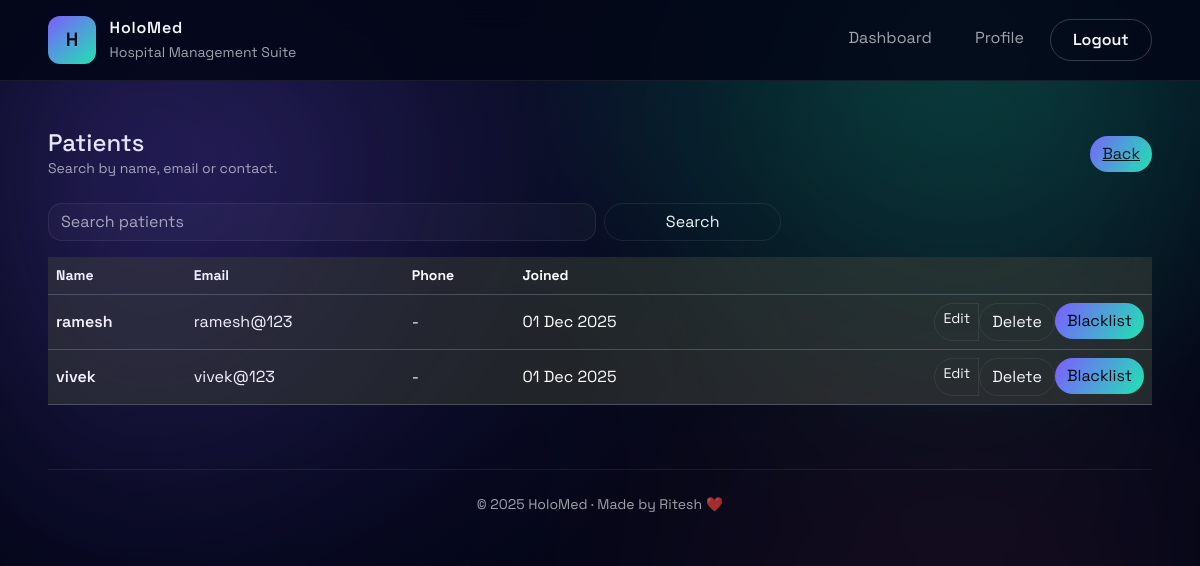
/admin/patients (signed in), run on the app's committed database.
### app.py (models this page shows, shortened)
class User(db.Model):
    id = db.Column(db.Integer, primary_key=True)
    role = db.Column(db.String(20), nullable=False)
    full_name = db.Column(db.String(120), nullable=False)
    email = db.Column(db.String(120), unique=True, nullable=False)
    phone = db.Column(db.String(50))
    password_hash = db.Column(db.String(255), nullable=False)
    specialization = db.Column(db.String(120))
    experience_years = db.Column(db.Integer)
    bio = db.Column(db.Text)
    department_id = db.Column(db.Integer, db.ForeignKey("department.id"))
    is_active = db.Column(db.Boolean, default=True)
    is_blacklisted = db.Column(db.Boolean, default=False)
    created_at = db.Column(db.DateTime, default=datetime.utcnow)
    appointments_as_patient = db.relationship(
        "Appointment", foreign_keys="Appointment.patient_id", backref="patient", lazy=True
    )
    appointments_as_doctor = db.relationship(
        "Appointment", foreign_keys="Appointment.doctor_id", backref="doctor", lazy=True
    )

### app.py (the view, shortened to what this page needs)
@app.route("/admin/patients")
@login_required(role="admin")
def manage_patients():
    search = request.args.get("q")
    query = User.query.filter_by(role="patient")
    patients = query.order_by(User.full_name).all()
    return render_template("admin/patients.html", patients=patients)

### app.py (called while the page is built)
def get_current_user():
    user_id = session.get("user_id")
    if user_id:
        return User.query.get(user_id)
    return None

def login_required(role=None):
    def decorator(fn):
        @wraps(fn)
        def wrapper(*args, **kwargs):
            if not g.user:
                flash("Please log in to continue.", "warning")
                return redirect(url_for("login"))
            if role and g.user.role != role:
                flash("You are not authorized to view this page.", "danger")
                return redirect(url_for("dashboard"))
            return fn(*args, **kwargs)
        return wrapper
    return decorator

@app.before_request
def load_user():
    g.user = get_current_user()

@app.context_processor
def inject_helpers():
    def format_date(value):
        return value.strftime("%d %b %Y")
    return {
        "format_date": format_date,
        "today": date.today,
        "datetime": datetime,
        "timedelta": timedelta,
    }

### templates/admin/patients.html (shortened to what this page needs)
{% extends "base.html" %}
{% block content %}
  <div class="d-flex justify-content-between align-items-center mb-4">
    <div>
      <h1 class="h4 mb-0">Patients</h1>
      <p class="text-muted small mb-0">Search by name, email or contact.</p>
    </div>
    <a href="{{ url_for('dashboard') }}" class="btn btn-link">Back</a>
  </div>
  <form class="row g-2 mb-3" method="get">
    <div class="col-md-6">
      <input type="text" name="q" class="form-control" placeholder="Search patients" value="{{ request.args.get('q','') }}">
    </div>
    <div class="col-md-2">
      <button class="btn btn-outline-primary w-100">Search</button>
    </div>
  </form>
  <div class="table-responsive">
    <table class="table table-hover align-middle">
      <thead class="small text-muted">
        <tr>
          <th>Name</th>
          <th>Email</th>
          <th>Phone</th>
          <th>Joined</th>
          <th></th>
        </tr>
      </thead>
      <tbody>
        {% for patient in patients %}
          <tr>
            <td class="fw-semibold">
              {{ patient.full_name }}
            </td>
            <td>{{ patient.email }}</td>
            <td>{{ patient.phone or '-' }}</td>
            <td>{{ patient.created_at.strftime('%d %b %Y') }}</td>
            <td class="text-end">
              <div class="btn-group btn-group-sm">
                <a href="{{ url_for('edit_patient', patient_id=patient.id) }}" class="btn btn-outline-primary">Edit</a>
                <form action="{{ url_for('delete_patient', patient_id=patient.id) }}" method="post" class="d-inline">
                  <button type="submit" class="btn btn-outline-danger">Delete</button>
                </form>
                <form action="{{ url_for('blacklist_patient', patient_id=patient.id) }}" method="post" class="d-inline">
                  <button type="submit" class="btn btn-outline-warning">
                    {% if patient.is_blacklisted %}Unblacklist{% else %}Blacklist{% endif %}
                  </button>
                </form>
              </div>
            </td>
          </tr>
        {% else %}
          <tr>
            <td colspan="5" class="text-center text-muted">No patients found.</td>
          </tr>
        {% endfor %}
      </tbody>
    </table>
  </div>
{% endblock %}

### static/css/styles.css (style rules this page uses)
:root { --hms-bg: #030617; --hms-panel: rgba(9, 16, 40, 0.65); --hms-outline: rgba(255, 255, 255, 0.08); --hms-primary: #7c5dff; --hms-secondary: #20e3b2; --hms-text: #f4f6fb; --hms-muted: rgba(244, 246, 251, 0.65); }
body { font-family: "Space Grotesk", system-ui, -apple-system, BlinkMacSystemFont, "Segoe UI", sans-serif; color: var(--hms-text); background: radial-gradient(circle at 20% 20%, rgba(124, 93, 255, 0.15), transparent 45%), radial-gradient(circle at 80% 0%, rgba(32, 227, 178, 0.18), transparent 35%), var(--hms-bg); min-height: 100vh; margin: 0; }
* { font-family: inherit; }
h1, h2, h3, h4, h5, h6, p, span, div, a, button, label, input, select, textarea { font-family: "Space Grotesk", system-ui, -apple-system, BlinkMacSystemFont, "Segoe UI", sans-serif; }
.app-body { position: relative; overflow-x: hidden; }
.btn, .btn-primary { border-radius: 999px; border: none; background: linear-gradient(120deg, var(--hms-primary), var(--hms-secondary)); color: #050915; }
.btn-outline-primary, .btn-outline-danger, .btn-outline-secondary { border-radius: 999px; border: 1px solid var(--hms-outline); color: var(--hms-text); background: transparent; }
.table { color: var(--hms-text); }
.table thead { color: var(--hms-muted); }
.form-control, .form-select, select, textarea { background: rgba(255, 255, 255, 0.03); border: 1px solid var(--hms-outline); color: var(--hms-text); border-radius: 0.85rem; }

### data on the page
User: full_name "ramesh", email "ramesh@123", phone "-", created_at "01 Dec 2025", is_blacklisted "Blacklist"
User: full_name "vivek", email "vivek@123", phone "-", created_at "01 Dec 2025", is_blacklisted "Blacklist"
